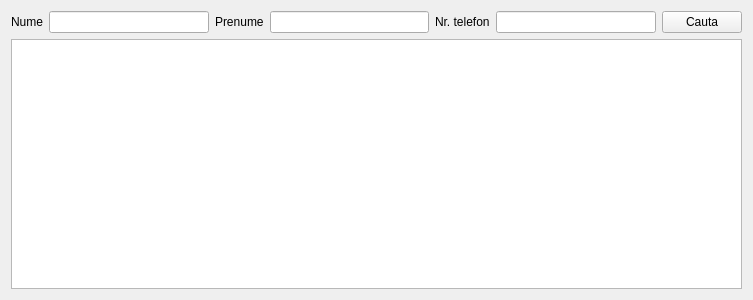
<?xml version="1.0" encoding="UTF-8"?>
<ui version="4.0">
 <class>Form</class>
 <widget class="QWidget" name="Form">
  <property name="geometry">
   <rect>
    <x>0</x>
    <y>0</y>
    <width>753</width>
    <height>300</height>
   </rect>
  </property>
  <property name="windowTitle">
   <string>Form</string>
  </property>
  <layout class="QVBoxLayout" name="verticalLayout">
   <item>
    <layout class="QHBoxLayout" name="horizontalLayout">
     <item>
      <widget class="QLabel" name="label">
       <property name="text">
        <string>Nume</string>
       </property>
      </widget>
     </item>
     <item>
      <widget class="QLineEdit" name="lastname_box"/>
     </item>
     <item>
      <widget class="QLabel" name="label_2">
       <property name="text">
        <string>Prenume</string>
       </property>
      </widget>
     </item>
     <item>
      <widget class="QLineEdit" name="firstname_box"/>
     </item>
     <item>
      <widget class="QLabel" name="label_5">
       <property name="text">
        <string>Nr. telefon</string>
       </property>
      </widget>
     </item>
     <item>
      <widget class="QLineEdit" name="phone_box"/>
     </item>
     <item>
      <widget class="QPushButton" name="search_button">
       <property name="text">
        <string>Cauta</string>
       </property>
      </widget>
     </item>
    </layout>
   </item>
   <item>
    <widget class="QTableWidget" name="table">
     <property name="editTriggers">
      <set>QAbstractItemView::NoEditTriggers</set>
     </property>
    </widget>
   </item>
  </layout>
 </widget>
 <resources/>
 <connections/>
</ui>
